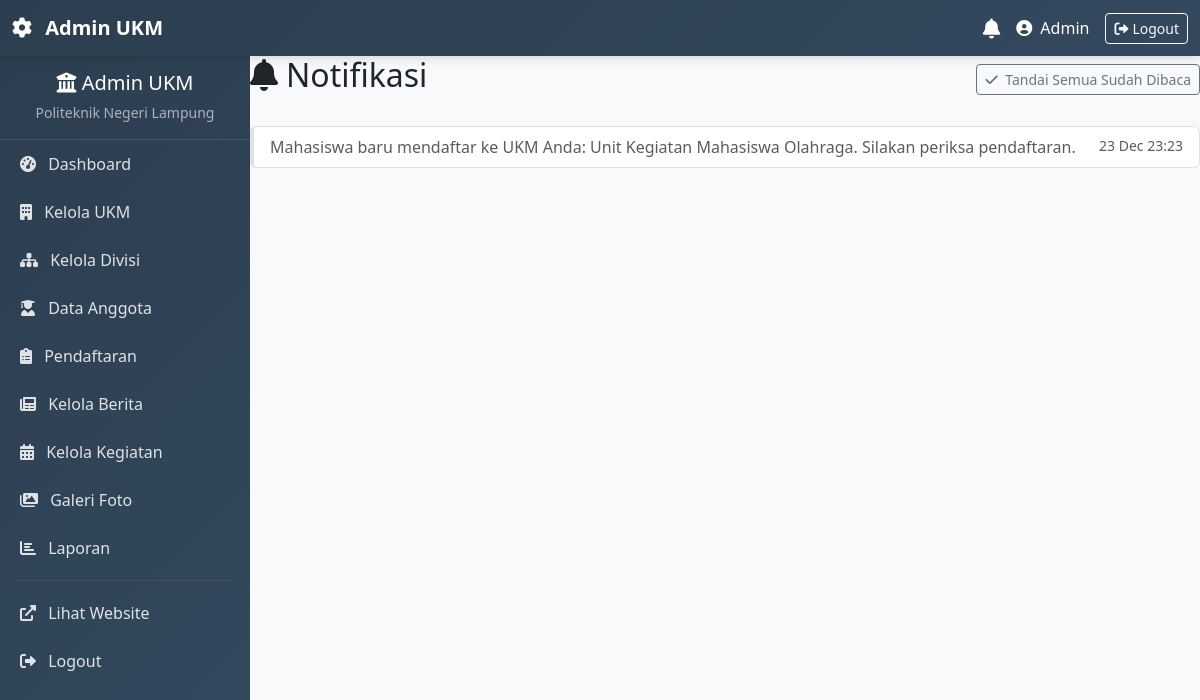
Page /admin/notifikasi.php (signed in) on the committed database.
### tables this page shows
CREATE TABLE `notifikasi` (
  `id` int(11) NOT NULL,
  `user_id` int(11) NOT NULL,
  `pesan` text NOT NULL,
  `url` varchar(255) DEFAULT NULL,
  `dibaca` tinyint(1) DEFAULT 0,
  `created_at` timestamp NOT NULL DEFAULT current_timestamp()
);

### admin/notifikasi.php (the view, shortened to what this page needs)
<?php
$database = new Database();
$db = $database->getConnection();
$user_id = $_SESSION['user_id'];
$stmt = $db->prepare("
    SELECT id, pesan, url, dibaca, created_at
    FROM notifikasi
    WHERE user_id = ?
    ORDER BY created_at DESC
");
$stmt->execute([$user_id]);
$notifikasi_list = $stmt->fetchAll(PDO::FETCH_ASSOC);
?>
<?php include 'layout.php'; ?>
<div class="d-flex justify-content-between align-items-center mb-4">
    <h2><i class="fas fa-bell me-2"></i>Notifikasi</h2>
    <?php if (!empty($notifikasi_list)): ?>
        <a href="?action=mark_all_read" class="btn btn-sm btn-outline-secondary">
            <i class="fas fa-check me-1"></i> Tandai Semua Sudah Dibaca
        </a>
    <?php endif; ?>
</div>
<?php if (empty($notifikasi_list)): ?>
    <div class="text-center py-5">
        <i class="fas fa-bell-slash fa-3x text-muted mb-3"></i>
        <h5 class="text-muted">Tidak ada notifikasi</h5>
        <p class="text-muted">Semua notifikasi Anda sudah dibaca.</p>
    </div>
<?php else: ?>
    <div class="list-group">
        <?php foreach ($notifikasi_list as $n): ?>
            <?php
            $url = $n['url'] ? $n['url'] : '#';
            ?>
            <a href="<?= htmlspecialchars($url) ?>"
               class="list-group-item list-group-item-action <?= $n['dibaca'] ? 'text-muted' : 'fw-bold' ?>"
               style="border-left: 4px solid <?= $n['dibaca'] ? '#dee2e6' : '#0d6efd' ?>;"
               onclick="markAsRead(<?= $n['id'] ?>)">
                <div class="d-flex w-100 justify-content-between">
                    <div><?= htmlspecialchars($n['pesan']) ?></div>
                    <small class="text-muted"><?= date('d M H:i', strtotime($n['created_at'])) ?></small>
                </div>
            </a>
        <?php endforeach; ?>
    </div>
<?php endif; ?>
<?php include 'footer.php'; ?>

### admin/layout.php (style rules this page uses)
body { overflow: hidden; }

### rows in the picture
notifikasi: pesan "Mahasiswa baru mendaftar ke UKM Anda: Unit Kegiatan Mahasiswa Olahraga. Silakan periksa pendaftaran.", created_at "23 Dec 23:23"

### other values in the picture
$nama_ukm "UKM"
$_SESSION['user_name'] "Admin"
